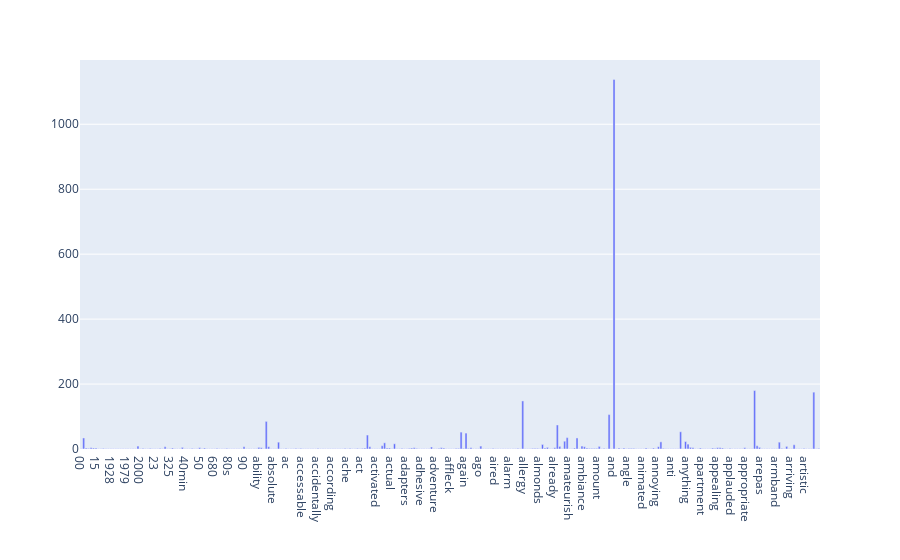

Notebook cell for this chart:
### Markdown cell above
### >>> **Exercise 13 (take home)**
If you want a nicer interactive visualization here, I would encourage you try to install and use plotly to achieve this.

### Code cell
import plotly.express as px
fig = px.bar( x=count_vect.get_feature_names_out()[:300],y=term_frequencies[:300], 
             labels={'y':'','x':''})
fig.show()

### Figure 1 — Plotly figure (JSON) as saved in the notebook; plotly's stock layout.template omitted (floating-point values rounded to 4 significant figures; data arrays with more than 128 entries replaced by an {"elided": "..."} marker saying what was removed)
{"data": [{"alignmentgroup": "True", "hovertemplate": "=%{y}<extra></extra>", "legendgroup": "", "marker": {"color": "#636efa", "pattern": {"shape": ""}}, "name": "", "offsetgroup": "", "orientation": "v", "showlegend": false, "textposition": "auto", "type": "bar", "x": {"elided": "300 str values"}, "xaxis": "x", "y": {"elided": "300 int values"}, "yaxis": "y"}], "layout": {"barmode": "relative", "legend": {"tracegroupgap": 0}, "margin": {"t": 60}, "xaxis": {"anchor": "y", "domain": [0, 1], "title": {"text": ""}}, "yaxis": {"anchor": "x", "domain": [0, 1], "title": {"text": ""}}}}
